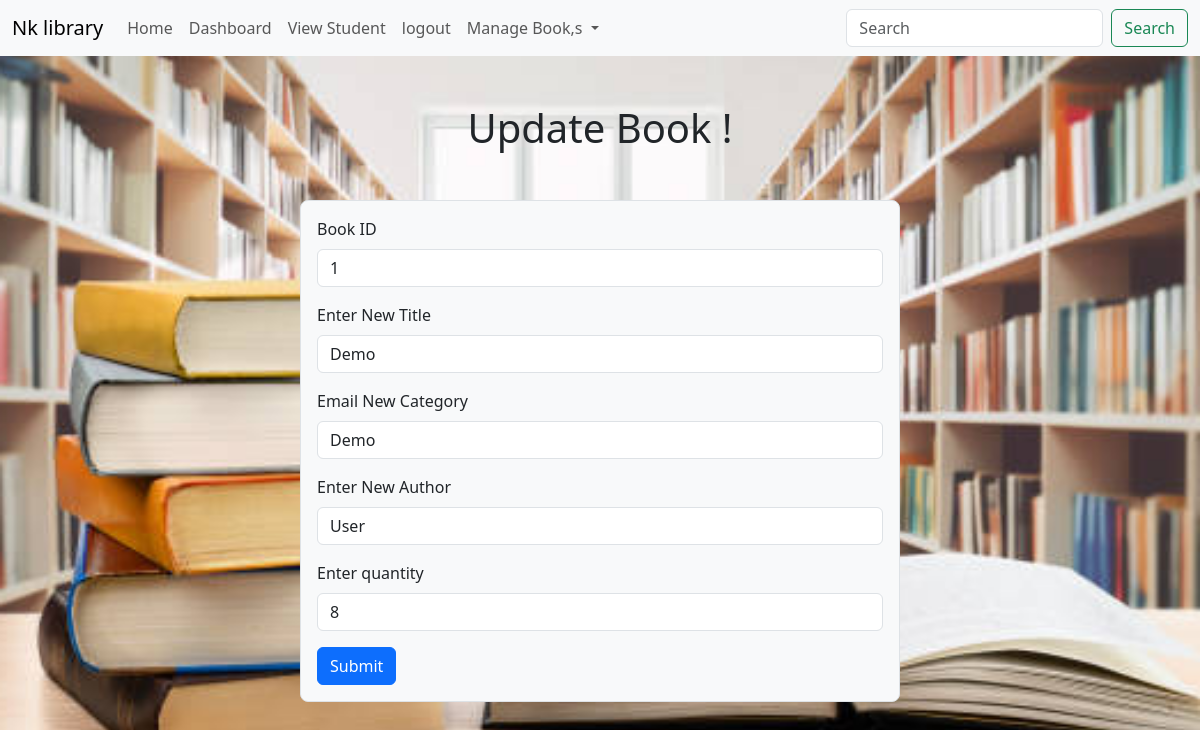
The app's page /update_book/1, older data.
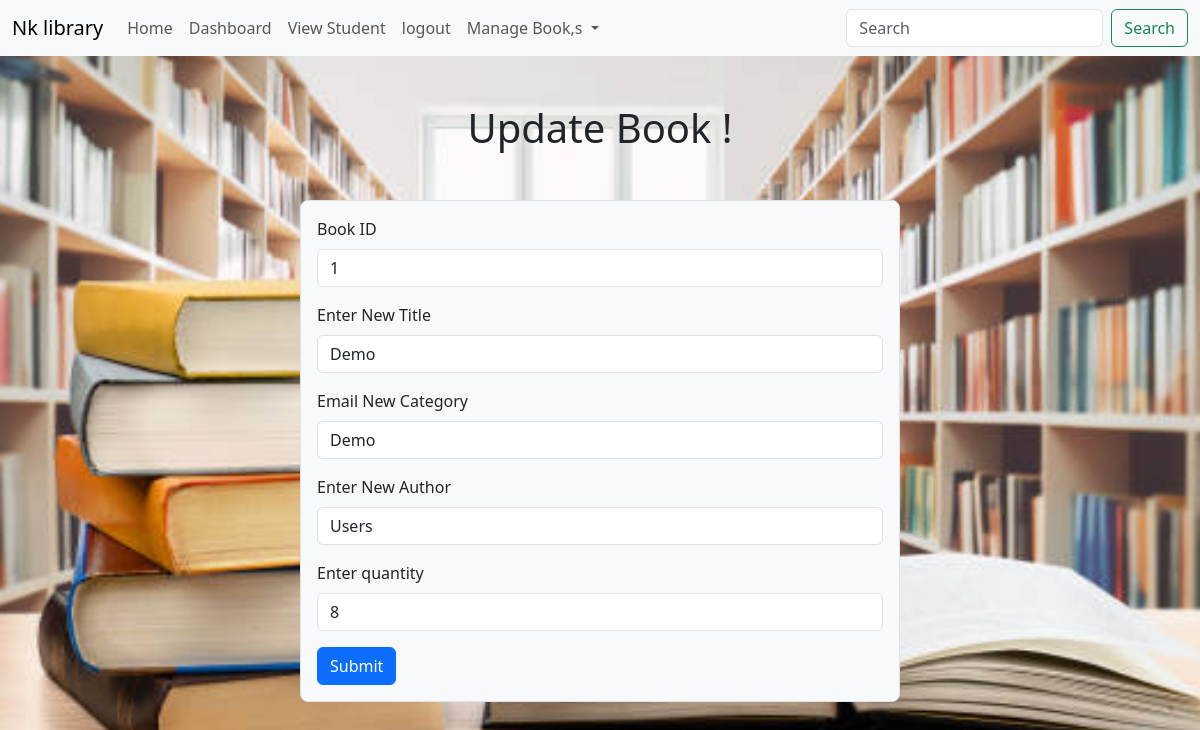
The same page, newer data.
### library.py (models this page shows, shortened)
class Book(db.Model):
   __tablename__="book"
   id=db.Column(db.Integer, primary_key=True)
   Title=db.Column(db.String(50),nullable=False)
   Category=db.Column(db.String(50),nullable=False)
   Author=db.Column(db.String(50),nullable=False)
   Quantity=db.Column(db.Integer)
   issues= db.relationship('IssueBook', backref='book', lazy=True)

### library.py (the view, shortened to what this page needs)
@library.route('/update_book/<int:id>', methods=["GET", "POST"])
def update_book(id):
    book = Book.query.get_or_404(id)
    return render_template('updatebook.html', book=book)

### library.py (called while the page is built)
@library.before_request
def handle_global_search():
   if request.method == "GET":
      q = request.args.get("q", "").strip()
      if q and request.endpoint not in ["view_book", "view_student", "issued", "Issue_book", "search", "static"]:
         return redirect(url_for("search", q=q))

### templates/updatebook.html (shortened to what this page needs)
{% extends "base.html" %}
{% block content %}
<h1 class="text-center mt-5">Update Book !</h1>
    <div class="container w-50 p-3 border bg-light rounded-3 mt-5">
    <form method="POST" action="{{ url_for('update_book', id=book.id) }}">
        <div class="mb-3">
    <label for="exampleInputTitle" class="form-label">Book ID</label>
    <input type="number" class="form-control" name="id" value="{{book.id}}" readonly>
  </div>
    <div class="mb-3">
    <label for="exampleInputTitle" class="form-label">Enter New Title</label>
    <input type="text" class="form-control" name="Title" value="{{book.Title}}" required>
  </div>
  <div class="mb-3">
    <label for="exampleInputCategory" class="form-label">Email New Category</label>
    <input type="text" class="form-control" name="Category" value="{{book.Category}}" required>
  </div>
  <div class="mb-3">
    <label for="exampleInputAuthor" class="form-label">Enter New Author</label>
    <input type="text" class="form-control" name="Author" value="{{book.Author}}" required>
  </div>
  <div class="mb-3">
    <label for="exampleInputAuthor" class="form-label">Enter quantity</label>
    <input type="number" class="form-control" name="Quantity" value="{{book.Quantity}}" required>
  </div>
  <button type="submit" class="btn btn-primary">Submit</button>
</form>
</div>
<br>
{% endblock %}

Row changes from the older to the newer data that the page shows:
changed Book "Demo": Author "User" → "Users"
